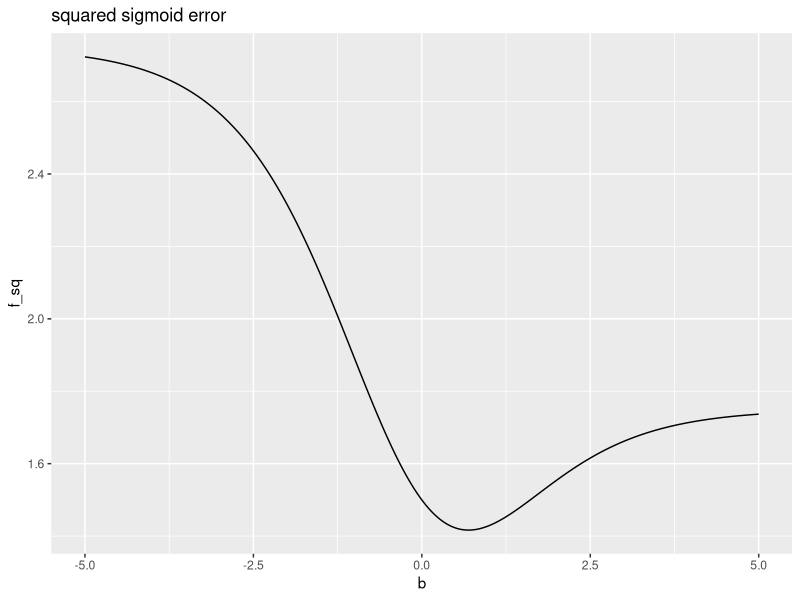
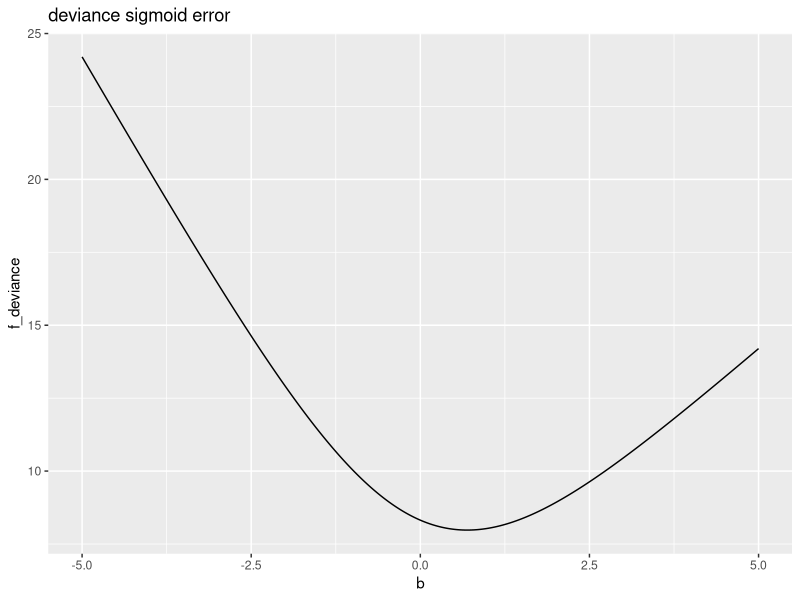

The R script that drew these images, in order:
## ---- chunk 1
library(ggplot2)
## ---- chunk 2
sigmoid <- function(x) {
  1/(1 + exp(-x))
}

d <- data.frame(
  x = c(0, 0, 0, 1, 1, 1),
  y = c(0, 0, 1, 0, 1, 1)
)

f_sq <- function(b, d) {
  sum( (d$y - sigmoid(b * d$x))^2 )
}

f_deviance <- function(b, d) {
  -2 * sum( d$y * log(sigmoid(b * d$x)) + 
            (1-d$y) * log(1 - sigmoid(b * d$x)) )
}
## ---- chunk 3
plt_frame = data.frame(
  b = seq(-5, 5, by = 0.01)
)

plt_frame$f_sq <- vapply(
  plt_frame$b,
  function(b) { f_sq(b, d) },
  numeric(1)
)

plt_frame$f_deviance <- vapply(
  plt_frame$b,
  function(b) { f_deviance(b, d) },
  numeric(1)
)
## ---- chunk 4
ggplot(data = plt_frame, aes(x = b, y = f_sq)) + 
  geom_line() +
  ggtitle("squared sigmoid error")

ggplot(data = plt_frame, aes(x = b, y = f_deviance)) + 
  geom_line() +
  ggtitle("deviance sigmoid error")
